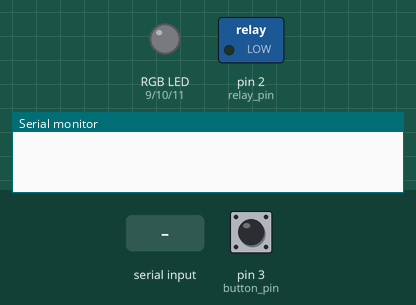
Bench run of a sketch on a simulated Arduino Uno, built with avr-gcc and run on an emulated ATmega328P. Parts: switched loads named in the sketch (green lamp = pin HIGH), an RGB LED mixed from three pins (HIGH = lit), the last lines printed to the serial monitor. The test bench sets the inputs (shaded band); at power-on: pin 3 (button_pin) HIGH. Dim RGB values are drawn brighter than linear.

Above: at 1.2 s.
1.3 s: "90,45,200\n" received over Serial
At 1.7 s:
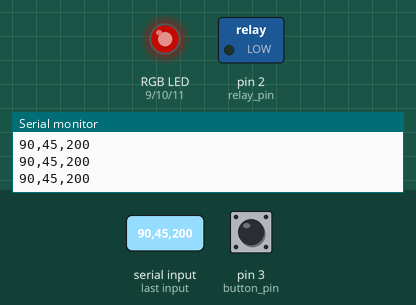
2.9 s: "30,150\n" received over Serial
At 4.2 s:
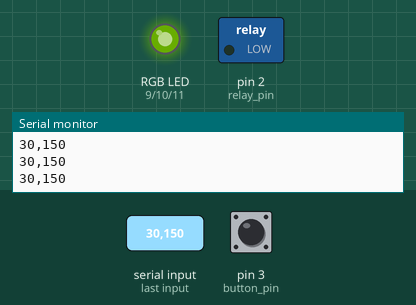
4.5 s: pin 3 (button_pin) pulled LOW for 0.15 s
At 5.6 s:
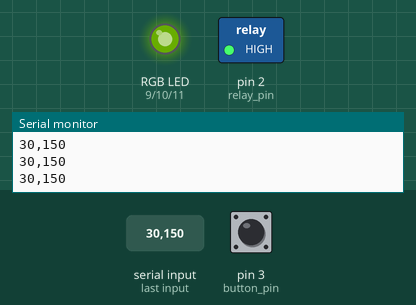
6.2 s: "5\n" received over Serial
At 6.9 s:
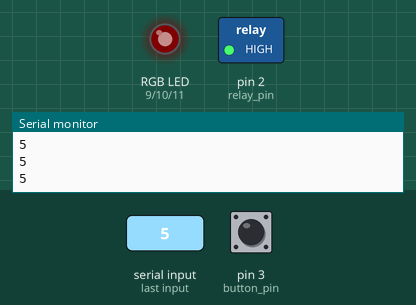
7.8 s: pin 3 (button_pin) pulled LOW for 1 s
At 10.0 s:
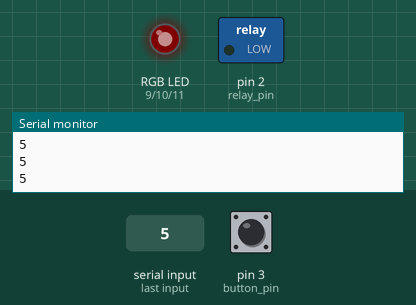
10.3 s: "90\n" received over Serial
At 11.3 s:
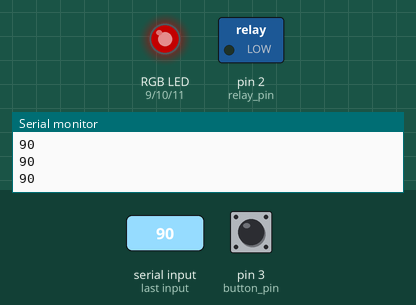
Timing chart, 0 to 12.9 s (numbered marks = the images above; inputs shaded):
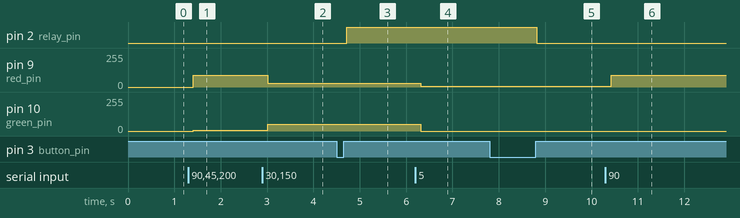

Measured:
- after the input at 1.3 s, pin 9 (red_pin): 0/255 → 90/255 after 0.11 s; pin 10 (green_pin): 0/255 → 5/255 after 0.11 s
- after the input at 2.9 s, pin 9 (red_pin): 90/255 → 30/255 after 0.11 s; pin 10 (green_pin): 5/255 → 50/255 after 0.11 s
- after the input at 4.5 s, pin 2 (relay_pin): LOW → HIGH after 0.22 s
- after the input at 6.2 s, pin 9 (red_pin): 30/255 → 5/255 after 0.12 s; pin 10 (green_pin): 50/255 → 0/255 after 0.12 s
- after the input at 7.8 s, pin 2 (relay_pin): HIGH → LOW after 1.0 s
- after the input at 10.3 s, pin 9 (red_pin): 5/255 → 90/255 after 0.12 s

The sketch:

led-control.ino
```cpp
const int red_pin = 9;
const int green_pin = 10;
const int blue_pin = 11;

const int relay_pin = 2;
const int button_pin = 3;

int red_value = 0;
int green_value = 0;
int blue_value = 0;

volatile byte state = LOW;

void setup()
{
    Serial.begin(9600);

    pinMode(red_pin, OUTPUT);
    pinMode(green_pin, OUTPUT);
    pinMode(blue_pin, OUTPUT);

    pinMode(relay_pin, OUTPUT);
    pinMode(button_pin, INPUT_PULLUP);
    attachInterrupt(digitalPinToInterrupt(button_pin), change_state, RISING);
}

void change_state() {
    state = !state;
}

String message = "";

void loop()
{
    analogWrite(red_pin, red_value);
    analogWrite(green_pin, green_value);
    analogWrite(blue_pin, blue_value);

    digitalWrite(relay_pin, state);

    if (Serial.available())
    {
        message = Serial.readStringUntil('\n');

        String s = message.substring(0, 3);
        red_value = s.toInt();
        s = message.substring(4, 7);
        green_value = s.toInt();
        s = message.substring(8, 11);
        blue_value = s.toInt();
    }

    Serial.println(message);
    delay(100);
}
```
